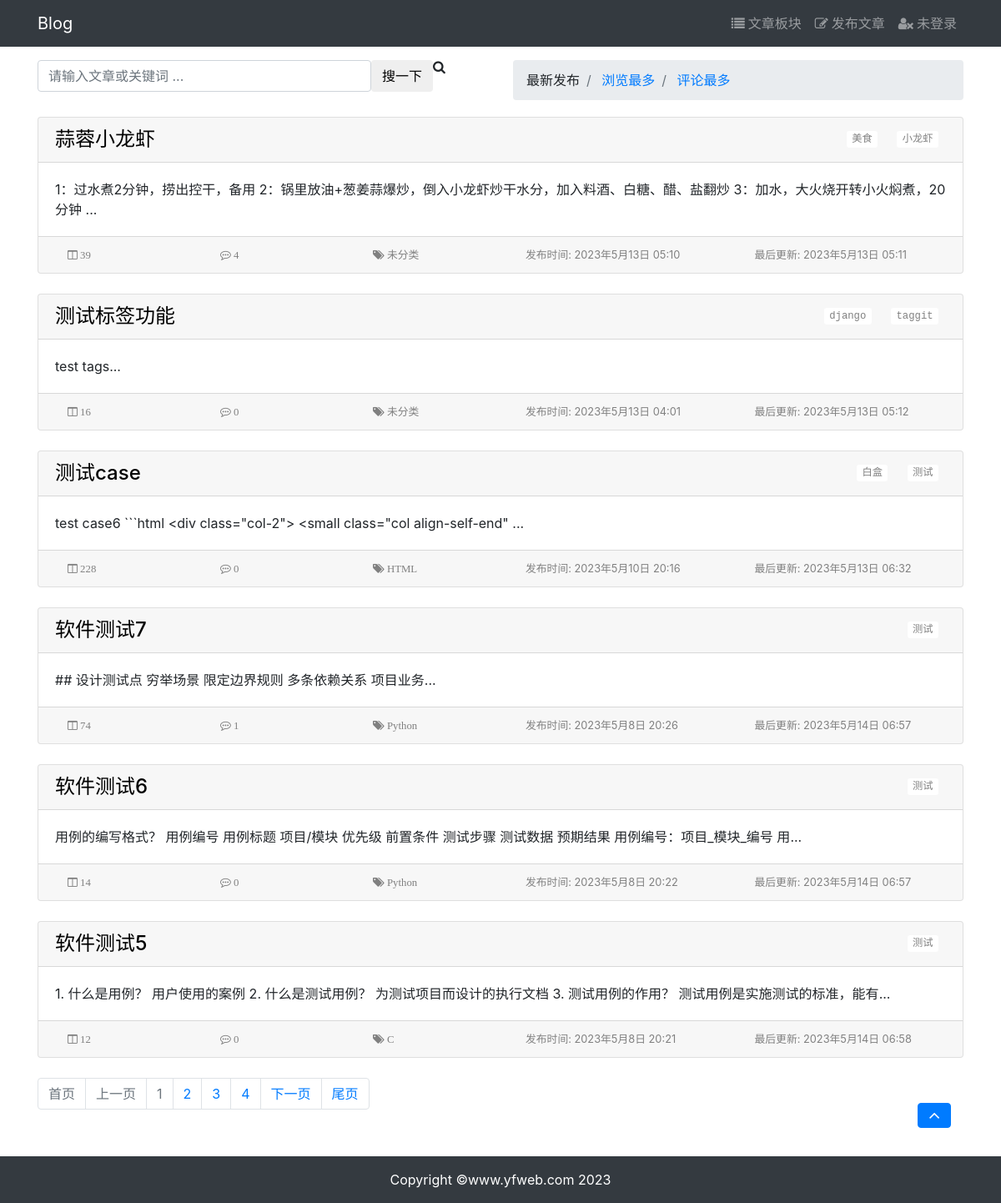
The page /article/list/ on the database as committed earlier.
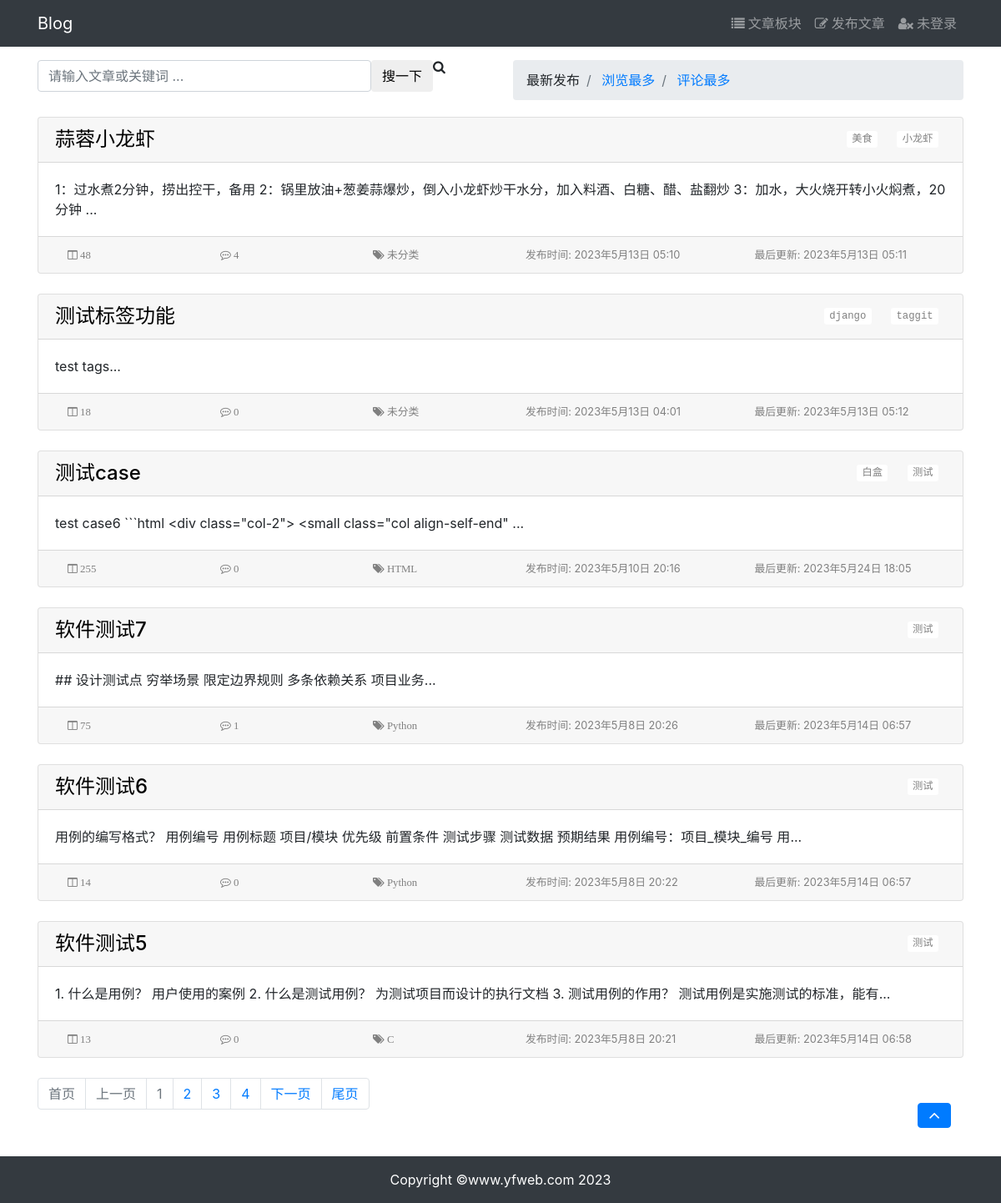
The same page on the database as committed later.
### article/models.py (models this page shows, shortened)
class Article(models.Model):
    author = models.ForeignKey(verbose_name='作者', to=User, on_delete=models.CASCADE)
    title = models.CharField(verbose_name='标题', max_length=100)
    body = MDTextField(verbose_name='正文')
    created = models.DateTimeField(verbose_name='文章创建时间', default=timezone.now)
    updated = models.DateTimeField(verbose_name='最后更新时间', auto_now=True)
    total_visit = models.PositiveIntegerField(verbose_name='浏览量', default=0)
    total_comment = models.PositiveIntegerField(verbose_name='评论条数', default=0)
    column = models.ForeignKey(
        verbose_name='专栏', to=ArticleColumn,
        null=True, blank=True,
        on_delete=models.CASCADE, related_name='article'
    )
    tags = TaggableManager(verbose_name='标签', blank=True)
    class Meta:
        verbose_name = '文章'
        verbose_name_plural = verbose_name
        ordering = ['-created', '-updated', ]

class ArticleColumn(models.Model):  # 文章专栏
    title = models.CharField(verbose_name='专栏名称', max_length=60)
    created = models.DateTimeField(verbose_name='创建时间', auto_now_add=True)
    class Meta:
        verbose_name = '专栏'
        verbose_name_plural = verbose_name
    def __str__(self):
        return self.title

### article/views.py (the view)
# urls.py: path('list/', views.article_list, name='article_list'),
def article_list(request):
    search = request.GET.get('search', '')
    order = request.GET.get('order', 'common')
    column = request.GET.get('column', '')
    tag = request.GET.get('tag', '')
    articles = Article.objects.all()
    if search:
        q = Q(title__icontains=search) | Q(body__icontains=search)
        articles = articles.filter(q)
    order_list = ['total_visit', 'total_comment']
    if order in order_list:
        if order == 'total_visit':
            articles = articles.order_by('-total_visit')
        if order == 'total_comment':
            articles = articles.order_by('-total_comment')
    if column:
        articles = articles.filter(column__title=column)
    if tag:
        articles = articles.filter(tags__name__in=[tag])  # tags__in 会按照主键找tag
    page, page_list = custom_paginator(request, queryset=articles, per_page=6)
    articles = page
    data = {
        'articles': articles,  # 匹配的文章
        'page_list': page_list,  # 分页列表
        'order': order,  # 排序参数
        'search': search,  # 查询参数
        'column': column,  # 专栏
        'tag': tag,  # 标签
    }
    return render(request, 'article/list.html', data)

### utils/paginator.py (called while the page is built)
def custom_paginator(request, queryset, per_page=3, page_param='page', current_page_each_side=2):
    page_num = request.GET.get(page_param, '1')
    page_num = int(page_num) if page_num.isdecimal() else 1
    paginator = Paginator(queryset, per_page)
    try:
        page = paginator.get_page(page_num)
    except EmptyPage as e:
        if page_num < paginator.num_pages:
            page_num = paginator.num_pages
            page = paginator.get_page(page_num)
        else:
            page_num = 1
            page = paginator.get_page(page_num)
    page_list = paginator.get_elided_page_range(
        number=page_num,
        on_each_side=current_page_each_side,
        on_ends=0
    )
    return page, page_list

### templates/article/list.html (shortened to what this page needs)
{% extends 'base.html' %}
{% block content %}
    <div class="container">
        <div class="row">
            <div class="col-6"><br>
                <form class="input-group" method="get">
                    <label style="width: 400px">
                        {% if search %}
                            <input type="text" class="form-control"
                                   name="search" value="{{ search }}" required>
                        {% else %}
                            <input type="text" class="form-control"
                                   name="search" placeholder="请输入文章或关键词 ..." required>
                        {% endif %}
                    </label>
                    <span class="input-group-btn">
                        <button class="btn btn-default" type="submit">搜一下</button>
                    </span>
                    <i class="fa fa-search" aria-hidden="true"></i>
                </form>
            </div>
            <div class="col-6" aria-label="breadcrumb">
                <br>
                <ol class="breadcrumb">
                    {% if order == 'common' %}
                        <li class="breadcrumb-item">
                            <a>最新发布</a>
                        </li>
                    {% else %}
                        <li class="breadcrumb-item">
                            <a href="{% url 'article:article_list' %}?order=common&search={{ search }}&column={{ column }}&tag={{ tag }}">
                                最新发布
                            </a>
                        </li>
                    {% endif %}
                    {% if order == 'total_visit' %}
                        <li class="breadcrumb-item">
                            <a>浏览最多</a>
                        </li>
                    {% else %}
                        <li class="breadcrumb-item">
                            <a href="{% url 'article:article_list' %}?order=total_visit&search={{ search }}&column={{ column }}&tag={{ tag }}">
                                浏览最多
                            </a>
                        </li>
                    {% endif %}
                    {% if order == 'total_comment' %}
                        <li class="breadcrumb-item">
                            <a>评论最多</a>
                        </li>
                    {% else %}
                        <li class="breadcrumb-item">
                            <a href="{% url 'article:article_list' %}?order=total_comment&search={{ search }}&column={{ column }}&tag={{ tag }}">
                                评论最多
                            </a>
                        </li>
                    {% endif %}
                </ol>
            </div>
        </div>
        <div class="row mt-1">
            {% for article in articles %}
                <div class="col-12 mb-4">
                    <div class="card">
                        <h4 class="card-header">
                            <a href="{% url 'article:article_detail' article.pk %}"
                               style="color: black;text-decoration: none">
                                {{ article.title }}
                            </a>
                            {% if article.tags %}
                                <small style="float: right">
                                    {% for tag in article.tags.all %}
                                        <a href="{% url 'article:article_list' %}?tag={{ tag }}"
                                           class="btn btn-sm">
                                            <kbd class="bg-white" style="color: grey">{{ tag }}</kbd>
                                        </a>
                                    {% endfor %}
                                </small>
                            {% endif %}
                        </h4>
                        <div class="card-body">
                            <p class="card-text">
                                {{ article.body | slice:'80' }}...
                            </p>
                        </div>
                        <div class="card-footer">
                            <div class="row" style="color:gray;">
                                <div class="col-2">
                                    <small class="col align-self-end">
                                        <i class="fa fa-columns" aria-hidden="true">
                                            {{ article.total_visit }}
                                        </i>
                                    </small>
                                </div>
                                <div class="col-2">
                                    <small class="col align-self-end">
                                        <i class="fa fa-commenting-o" aria-hidden="true">
                                            {{ article.total_comment }}
                                        </i>
                                    </small>
                                </div>
                                <div class="col-2">
                                    <small class="col align-self-end">
                                        <i class="fa fa-tags" aria-hidden="true">
                                            {% if article.column %}
                                                <a href="{% url 'article:article_list' %}?column={{ article.column }}"
                                                   style="text-decoration: none;color: grey">
                                                    {{ article.column }}
                                                </a>
                                            {% else %}
                                                未分类
                                            {% endif %}
                                        </i>
                                    </small>
                                </div>
                                <div class="col-3">
                                    <small class="col align-self-end">
                                        发布时间: {{ article.created }}
                                    </small>
                                </div>
                                <div class="col-3">
                                    <small class="col align-self-end">
                                        最后更新: {{ article.updated }}
                                    </small>
                                </div>
                            </div>
                        </div>
                    </div>
                </div>
            {% endfor %}
        </div>
        {% if articles %}
            <ul class="pagination">
                {% if articles.has_previous %}
                    <li class="page-item">
                        <a class="page-link"
                           href="?page=1&order={{ order }}&search={{ search }}&column={{ column }}&tag={{ tag }}">首页</a>
                    </li>
                {% else %}
                    <li class="page-item disabled"><span class="page-link">首页</span></li>
                {% endif %}
                {% if articles.has_previous %}
                    <li class="page-item">
                        <a class="page-link"
                           href="?page={{ articles.previous_page_number }}&order={{ order }}&search={{ search }}&column={{ column }}&tag={{ tag }}">上一页</a>
                    </li>
                {% else %}
                    <li class="page-item disabled"><span class="page-link">上一页</span></li>
                {% endif %}
                {% for i in page_list %}
                    {% if articles.number == i %}
                        <li class="page-item disabled"><a class="page-link">{{ i }}</a></li>
                    {% else %}
                        <li class="page-item">
                            <a class="page-link"
                               href="?page={{ i }}&order={{ order }}&search={{ search }}&column={{ column }}&tag={{ tag }}">{{ i }}</a>
                        </li>
                    {% endif %}
                {% endfor %}
                {% if articles.has_next %}
                    <li class="page-item">
                        <a class="page-link"
                           href="?page={{ articles.next_page_number }}&order={{ order }}&search={{ search }}&column={{ column }}&tag={{ tag }}">下一页</a>
                    </li>
                {% else %}
                    <li class="page-item disabled"><span class="page-link">下一页</span></li>
                {% endif %}
                {% if articles.has_next %}
                    <li class="page-item">
                        <a class="page-link"
                           href="?page={{ articles.paginator.num_pages }}&order={{ order }}&search={{ search }}&column={{ column }}&tag={{ tag }}">尾页</a>
                    </li>
                {% else %}
                    <li class="page-item disabled"><span class="page-link">尾页</span></li>
                {% endif %}
            </ul>
        {% endif %}
    </div>
{% endblock %}

### templates/base.html (shortened to what this page needs)
{% load static %}
<html lang="zh-cn">
<head>
    <link rel="stylesheet" href="{% static 'bootstrap/css/bootstrap.css' %}">
    <link rel="stylesheet" href="{% static 'markdown_css/code.css' %}">
    <link rel="stylesheet" href="{% static 'font-awesome-4.7.0/css/font-awesome.min.css' %}">
</head>
<body>
    {% include 'header.html' %}
    {% block content %}{% endblock %}
    {% include 'back_to_top.html' %}
    <br>
    {% include 'footer.html' %}
</body>
</html>

### templates/header.html (shortened to what this page needs)
{% load static %}
<nav class="navbar fixed-top navbar-expand-lg navbar-dark bg-dark">
    <div class="container">
        <a class="navbar-brand" href="#">Blog</a>
        <div>
            <ul class="navbar-nav">
                <li class="nav-item">
                    <a class="nav-link" href="{% url 'article:article_list' %}">
                        <i class="fa fa-list" aria-hidden="true">
                            文章板块
                        </i>
                    </a>
                </li>
                <li class="nav-item">
                    <a class="nav-link" href="{% url 'article:article_create' %}">
                        <i class="fa fa-edit" aria-hidden="true">
                            发布文章
                        </i>
                    </a>
                </li>
                {% if user.is_authenticated %}
                    <li class="nav-item dropdown">
                        <a class="nav-link" href="#" id="navbarDropdown" role="button"
                           data-toggle="dropdown" aria-haspopup="true" aria-expanded="false">
                            <i class="fa fa-user-circle" aria-hidden="true">
                                {{ user.username }}
                            </i>
                        </a>
                        <div class="dropdown-menu" aria-labelledby="navbarDropdown">
                            <a class="dropdown-item" href="{% url 'user:userprofile_edit' user.id %}">
                                <i class="fa fa-drivers-license-o" aria-hidden="true">
                                    编辑信息
                                </i>
                            </a>
                            <a class="dropdown-item" href="{% url 'user:pwd_reset' user.id %}">
                                <i class="fa fa-repeat" aria-hidden="true">
                                    重置密码
                                </i>
                            </a>
                            <a class="dropdown-item" href="#" onclick="user_delete()">
                                <i class="fa fa-id-card" aria-hidden="true">
                                    注销用户
                                </i>
                            </a>
                            <form style="display: none" id="user_delete"
                                  action="{% url 'user:user_delete' user.id %}" method="post">
                                {% csrf_token %}
                                <button type="submit">确认</button>
                            </form>
                            <a class="dropdown-item" href="{% url 'user:user_logout' %}">
                                <i class="fa fa-chain-broken" aria-hidden="true">
                                    退出账号
                                </i>
                            </a>
                        </div>
                    </li>
                {% else %}
                    <li class="nav-item dropdown">
                        <a class="nav-link" href="#" id="navbarDropdown" role="button"
                           data-toggle="dropdown" aria-haspopup="true" aria-expanded="false">
                            <i class="fa fa-user-times" aria-hidden="true">
                                未登录
                            </i>
                        </a>
                    </li>
                {% endif %}
            </ul>
        </div>
    </div>
</nav>
<br>
<br>

### templates/back_to_top.html
{% load static %}
<a href="#" class="btn btn-primary" style="cursor: pointer; position: fixed; right: 60px; bottom: 90px;">
    <i class="fa fa-angle-up fa-lg"></i>
</a>

### templates/footer.html
<div>
    <br>
    <br>
    <br>
</div>
<footer class="py-3 bg-dark fixed-bottom">
    <div class="container">
        <p class="m-0 text-center text-white">Copyright &copy;www.yfweb.com 2023</p>
    </div>
</footer>

Rows that differ between the two databases and show on the page:
changed Article "蒜蓉小龙虾": total_visit "39" → "48"
changed Article "测试标签功能": total_visit "16" → "18"
changed Article "测试case": total_visit "228" → "255"; updated "2023年5月13日 06:32" → "2023年5月24日 18:05"
changed Article "软件测试7": total_visit "74" → "75"
changed Article "软件测试5": total_visit "12" → "13"
